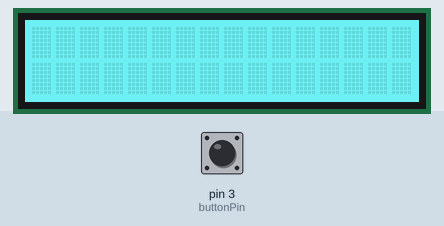
Recording of a sketch running on a simulated Arduino Uno, built with avr-gcc and run on an emulated ATmega328P. Parts: 16×2 character LCD. The inputs (shaded band) are chosen by the test bench; at power-on: pin 3 (buttonPin) LOW.

Above: at 1.2 s.
1.3 s: pin 3 (buttonPin) pulled HIGH for 3.2 s
6.0 s: pin 3 (buttonPin) pulled HIGH for 0.15 s
At 7.1 s:
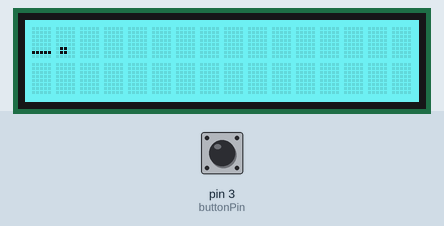
9.1 s: pin 3 (buttonPin) pulled HIGH for 0.15 s
At 11.1 s:
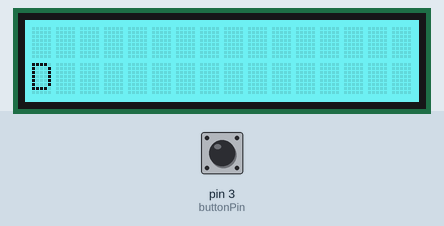
11.5 s: pin 3 (buttonPin) pulled HIGH for 3.2 s
16.2 s: pin 3 (buttonPin) pulled HIGH for 1 s
At 18.5 s:
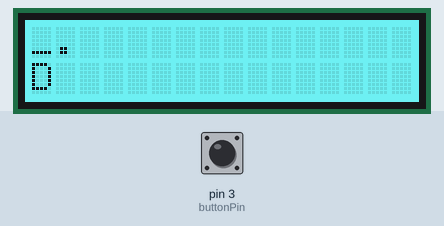
20.2 s: pin 3 (buttonPin) pulled HIGH for 3.2 s
At 21.7 s:
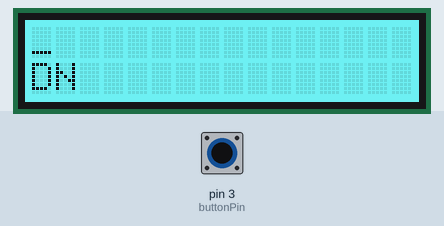
Timing chart, 0 to 23.2 s (numbered marks = the images above; inputs shaded):
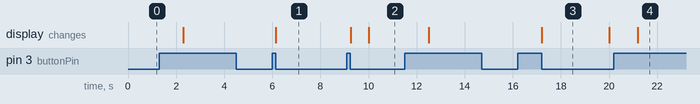

The sketch:

main.ino
```cpp
//Note: this code was written using the header file library and the github repository's code samples. Both credits to this belong to Seeed and their employees.
// I also used this guide for the algorithm on long presses/short presses: http://www.instructables.com/id/Arduino-Dual-Function-Button-Long-PressShort-Press/

#include <Wire.h>
#include "rgb_lcd.h"

//hardware constants
rgb_lcd lcd;
const int colorR = 66;
const int colorG = 241;
const int colorB = 244;
const int buttonPin = 3;

// Set the timer system for the button presses
long buttonPressTime = 0;
long longPressTime = 1000;                                            //a long button press is one second, in this morse code
unsigned long previousMillis = 0;                                     // will store last time LED was updated
const long interval = 10000;                                          // interval at which to decode a new morse code character (milliseconds)

//variables for the decoding algorithm
String morseVals = String("");                                          //where I will store each morse character that the user enters, will be passed to the loop statement
char englishChar = ' ';

//Text state of the LCD
int morseColumn = 0;
int englishColumn = 0;
const int MORSE_ROW = 0;
const int ENGLISH_ROW = 1;

// Set the state system of the button presses
boolean isButtonActive = false;                                                                   // for telling if the button is being pressed so that we only have to use digitalRead() once
boolean isLongPressActive = false;


//helper function for reseting the first row
void resetMorseRow() {
  for(int i = 0; i < 5; i++){
    lcd.setCursor(i, MORSE_ROW);
    lcd.print(" ");
  }
  morseColumn = 0;
  lcd.setCursor(morseColumn, MORSE_ROW);
}

void setup()
{
   // set up the LCD
  lcd.begin(16, 2);
  lcd.setRGB(colorR, colorG, colorB);
  //lcd.cursor();                                                                                       //makes the cursor where the next character will be printed at, but only useful for debugging as it looks too much like a dah
  lcd.setCursor(0, 0);

}

void loop()
{

  if (digitalRead(buttonPin) == HIGH) {                                                               // if the button is being pressed ...
    if (isButtonActive == false) {                                                                    // if the last saved state of the button was set to false i.e it's the first run of the program ...
      isButtonActive = true;                                                                          // set it to true
      buttonPressTime = millis();                                                                     // save the time when the button was pressed
    }
    if ((millis() - buttonPressTime > longPressTime) && (isLongPressActive == false)) {               // if the current time - the time the button was pressed is the long button press time
                                                                                                      // AND the last saved state of the Long button press is set to false (to avoid recording two long presses)
      isLongPressActive = true;                                                                       // set the state of isLongPressActive to true
      lcd.setCursor(morseColumn++,MORSE_ROW);                                                                             // specify the next column in the "morse row"
      lcd.print('_');                                                                                 // print a dah
      morseVals = morseVals + "_";
    }
  }

  else {                                                                                                // happens if the long press case failed
    if (isButtonActive == true) {                                                                       // if the button is being pressed
      if (isLongPressActive == true) {                                                                  // if the long press state is set to true ...
        isLongPressActive = false;                                                                      // set it to false
      }
      else {
        lcd.setCursor(morseColumn++,MORSE_ROW);
        lcd.print('.');                                                                                 // print a dit
        morseVals = morseVals + ".";
      }
      isButtonActive = false;                                                                           // set button active to false (we don't check how short a short press is)
    }
  }


  //it is my understanding that the character timer does not depend on whether or not a button was presses, just time so save the time for each interval
  unsigned long currentMillis = millis();

  if ((currentMillis - previousMillis >= interval) || (morseVals.length() >= 5) ) {                   //TODO: this if statement works as a delay right now, but I should I should actually reset the timer whenever the user
    // save the last time you printed an english character
    previousMillis = currentMillis;

    // print the character now and move up one row once you finish
    lcd.setCursor(morseColumn, MORSE_ROW);
    //declare the big switch case here
    if(morseVals.equals("._")){
      englishChar = 'A';
    }
     else if(morseVals.equals("_...")) {
      englishChar = 'B';
     }
     else if(morseVals.equals("_._.")) {
      englishChar = 'C';
     }
     else if(morseVals.equals("_..")) {
      englishChar = 'D';
     }
     else if(morseVals.equals(".")) {
      englishChar = 'E';
     }
     else if(morseVals.equals(".._.")) {
      englishChar = 'F';
     }
     else if(morseVals.equals("__.")) {
      englishChar = 'G';
     }
     else if(morseVals.equals("....")) {
      englishChar = 'H';
     }
     else if(morseVals.equals("..")) {
      englishChar = 'I';
     }
     else if(morseVals.equals(".___")) {
      englishChar = 'J';
     }
     else if(morseVals.equals("_._")) {
      englishChar = 'K';
     }
     else if(morseVals.equals("._..")) {
      englishChar = 'L';
     }
     else if(morseVals.equals("__")) {
      englishChar = 'M';
     }
     else if(morseVals.equals("_.")) {
      englishChar = 'N';
     }
     else if(morseVals.equals("___")) {
      englishChar = 'O';
     }
     else if(morseVals.equals(".__.")) {
      englishChar = 'P';
     }
     else if(morseVals.equals("__._")) {
      englishChar = 'Q';
     }
     else if(morseVals.equals("._.")) {
      englishChar = 'R';
     }
     else if(morseVals.equals("...")) {
      englishChar = 'S';
     }
     else if(morseVals.equals("_")) {
      englishChar = 'T';
     }
     else if(morseVals.equals(".._")) {
      englishChar = 'U';
     }
     else if(morseVals.equals("..._")) {
      englishChar = 'V';
     }
     else if(morseVals.equals(".__")) {
      englishChar = 'W';
     }
     else if(morseVals.equals("_.._")) {
      englishChar = 'X';
     }
     else if(morseVals.equals("_.__")) {
      englishChar = 'Y';
     }
     else if(morseVals.equals("__..")) {
      englishChar = 'Z';
     }
     else if(morseVals.equals(".____")) {
      englishChar = '1';
     }
     else if(morseVals.equals("..___")) {
      englishChar = '2';
     }
     else if(morseVals.equals("...__")) {
      englishChar = '3';
     }
     else if(morseVals.equals("...._")) {
      englishChar = '4';
     }
     else if(morseVals.equals(".....")) {
      englishChar = '5';
     }
     else if(morseVals.equals("_....")) {
      englishChar = '6';
     }
     else if(morseVals.equals("__...")) {
      englishChar = '7';
     }
     else if(morseVals.equals("____..")) {
      englishChar = '8';
     }
     else if(morseVals.equals("____.")) {
      englishChar = '9';
     }
     else if(morseVals.equals("_____")) {
      englishChar = '0';
     }
    else {
      // in this implementation of a morse code device, no valid input within the 10 second counter means that we must print a space character.
      englishChar = ' ';
    }
    //Reset the decoding algorithm dependencies and print the English character
    morseVals = "";
    lcd.setCursor(englishColumn++,ENGLISH_ROW);
    lcd.print(englishChar);
    resetMorseRow();
  }


}
```

Measured:
- after the input at 6.0 s, the display: changes after 0.15 s (image 1)
- after the input at 9.1 s, the display: first changes after 0.15 s (image 2 shows a later state)
- after the input at 16.2 s, the display: changes after 1.0 s (image 3)
- after the input at 20.2 s, the display: changes after 1.0 s (image 4)
- what the display in image 3 shows lasts 2.8 s, from 17.2 s to 20.0 s
